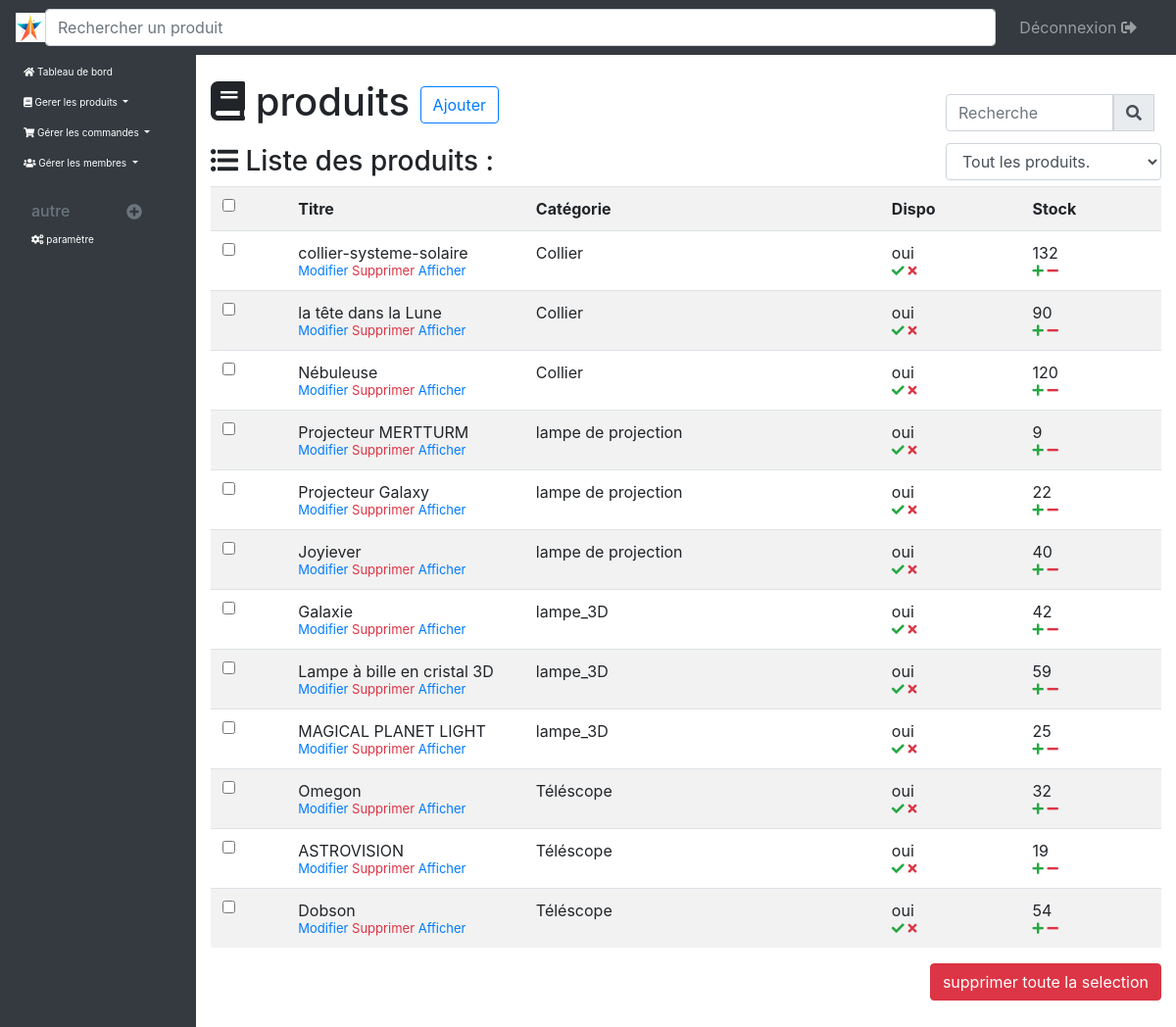
Screenshot of /Espace_admin/controleur/listeProduit_controleur.php (signed in) with the database file from the repository.
### tables this page shows
CREATE TABLE IF NOT EXISTS `produits` (
  `id` int NOT NULL AUTO_INCREMENT,
  `titre` varchar(255) NOT NULL,
  `p_ach` int NOT NULL,
  `dispo` varchar(11) NOT NULL,
  `stock` int NOT NULL,
  `cat` varchar(255) NOT NULL,
  `nb_v` int NOT NULL,
  `disc` text NOT NULL,
  `promo` int NOT NULL,
  `image` varchar(255) NOT NULL,
  PRIMARY KEY (`id`)
);

### Espace_admin/controleur/listeProduit_controleur.php (called while the page is built, shortened)
<?php
    include('../../autre/bdd.php');
    include('../modele/Produit_modele.php');
    if(isset($_GET['rech'])){
        $terme= htmlspecialchars($_GET['rech']);
		$terme= trim($terme);
		$terme = strip_tags($terme);
		$produits=rech($terme);
    }else{
        if(isset($_GET['c'])){
            switch($_GET['c']){
                case 2 :
                    $produits= produitFilter('stock=0');
                    break;
                case 3:
                    $produits = produitFilter('dispo="non"');
                    break;
            }
        }else{
            $produits = get_produits();
        }
    }
    include('../vue/listeProduit_vue.php');
?>

### Espace_admin/modele/Produit_modele.php (called while the page is built, shortened)
<?php
    function get_produits(){
		global $bdd;
		$rep = $bdd->query ('SELECT * FROM produits ORDER BY id DESC ');
		return $rep;
	}
?>

### Espace_admin/vue/listeProduit_vue.php (the view, shortened to what this page needs)
<html>
<head>
    <link rel="stylesheet" href="../../css/bootstrap/dist/css/bootstrap.min.css" />
    <link rel="stylesheet" href="../../css/bootstrap/icone/css/all.css">
    <link href="../../css/style_admin.css" rel="stylesheet" />
</head>
<body>
    <?php include("../autre/menu.php"); ?>
    <section class="container-fluid col-lg-10 offset-lg-2 col-md-9 offset-md-3" id='princi'>
        <div class="row">
            <h1 style="margin-bottom:20px;" class="col-sm-9"><i class="fas fa-book"></i> produits <a class="btn btn-outline-primary" href="ajouterProduit_controleur.php">Ajouter</a></h1>
            <form class="form-inline my-2 my-lg-0 col-sm-3" style="padding-top:10px;" method="get" action="listeProduit_controleur.php?">
                <div class="input-group mb-2 mr-sm-2">
                    <input type="search" class="form-control" placeholder="Recherche" id="recherche" name="rech">
                    <div class="input-group-prepend">
                        <button type="submit" class="input-group-text" id="logosearch"><i class="fas fa-search"></i></button>
                    </div>
                </div>
            </form>
        </div>
        <article>
            <div class="row">
                <h3 class=" col-sm-5"><i class="fas fa-list-ul"></i> Liste des produits :</h3>
                <div class="col-sm-3 offset-sm-4" style="margin-top:10px;">
                    <select id="select" class="form-control" onChange="location = this.options[this.selectedIndex].value;" style="margin-top : -12px;">
                        <option id=1 value="listeProduit_controleur.php?">Tout les produits.</option>
                    </select>
                </div>
            </div>
            <div class="table-responsive">
                <form method="post" action="listeProduit_controleur.php">
                    <table class="table table-striped table-condensed ">
                        <tr>
                            <th><input type="checkbox" id="all" onclick="rep();" /></th>
                            <th>Titre</th>
                            <th>Catégorie</th>
                            <th>Dispo</th>
                            <th>Stock</th>
                        </tr>
                        <?php while($produit=$produits->fetch()){?>
                        <tr>
                            <td><input type="checkbox" name="num[]" value="<?php echo $produit['id']; ?>" /></td>
                            <td style="width:25%;">
                                <?php echo $produit['titre']; ?><br />
                                <span style="font-size:13px; ">
                                    <a href="modifierProduit_controleur?produit=<?php echo $produit['id']; ?>">Modifier</a>
                                    <a href="#" data-toggle="modal" data-target="#alert_anul<?php echo $produit['id']; ?>" style="color:#dc3545;">Supprimer</a>
                                    <a href="afficherProduit_controleur?produit=<?php echo $produit['id']; ?>">Afficher</a>
                                </span>
                            </td>
                            <td><?php echo $produit['cat']; ?></td>
                            <td><?php echo $produit['dispo']; ?><br />
                                <span style="font-size:13px; ">
                                    <a href="listeProduit_controleur?oui=<?php echo $produit['id']; if(isset($_GET['c'])){ echo '&c='.$_GET['c'];} ?>" style="color:#28a745;"><i class="fas fa-check"></i></a>
                                    <a href="listeProduit_controleur?non=<?php echo $produit['id']; if(isset($_GET['c'])){ echo '&c='.$_GET['c'];} ?>" style="color:#dc3545;"><i class="fas fa-times"></i></a>
                                </span>
                            </td>
                            <td><?php echo $produit['stock']; ?><br />
                                <span>
                                    <span style="font-size:13px; ">
                                        <a href="listeProduit_controleur?plus=<?php echo $produit['id']; if(isset($_GET['c'])){ echo '&c='.$_GET['c'];}  ?>" style="color:#28a745;"><i class="fas fa-plus"></i></a>
                                        <a href="listeProduit_controleur?minus=<?php echo $produit['id']; if(isset($_GET['c'])){ echo '&c='.$_GET['c'];} ?>" style="color:#dc3545;"><i class="fas fa-minus"></i></a>
                                    </span>
                                </span>
                            </td>
                        </tr>
                        <?php } ?>
                    </table>
                    <input type="submit" value="supprimer toute la selection" name="suppSlec" class="btn btn-danger float-right" />
                </form>
            </div>
        </article>
    </section>
</body>
</html>

### css/style_admin.css (style rules this page uses)
#princi { margin-top: 80px; margin-bottom: 80px; }

### rows the page displays
produits: titre "collier-systeme-solaire", cat "Collier", dispo "oui", stock "132"
produits: titre "la tête dans la Lune", cat "Collier", dispo "oui", stock "90"
produits: titre "Nébuleuse", cat "Collier", dispo "oui", stock "120"
produits: titre "Projecteur MERTTURM", cat "lampe de projection", dispo "oui", stock "9"
produits: titre "Projecteur Galaxy", cat "lampe de projection", dispo "oui", stock "22"
produits: titre "Joyiever", cat "lampe de projection", dispo "oui", stock "40"
produits: titre "Galaxie", cat "lampe_3D", dispo "oui", stock "42"
produits: titre "Lampe à bille en cristal 3D", cat "lampe_3D", dispo "oui", stock "59"
produits: titre "MAGICAL PLANET LIGHT", cat "lampe_3D", dispo "oui", stock "25"
produits: titre "Omegon", cat "Téléscope", dispo "oui", stock "32"
produits: titre "ASTROVISION", cat "Téléscope", dispo "oui", stock "19"
produits: titre "Dobson", cat "Téléscope", dispo "oui", stock "54"
